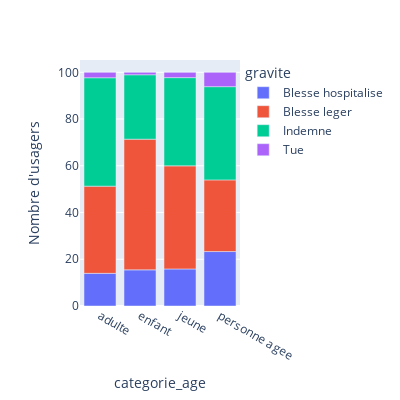
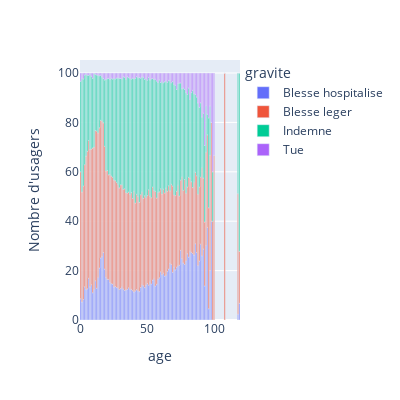

Notebook code cell kept with these figures, in order:
### Code cell
diag_barres_interactif_usagers(df, "categorie_age")
diag_barres_interactif_usagers(df, "age")

### Figure 1 — Plotly figure (JSON) as saved in the notebook; plotly's stock layout.template omitted (floating-point values rounded to 4 significant figures)
{"data": [{"alignmentgroup": "True", "hovertemplate": "gravite=Blesse hospitalise<br>categorie_age=%{x}<br>Nombre d'usagers=%{y}<extra></extra>", "legendgroup": "Blesse hospitalise", "marker": {"color": "#636efa", "pattern": {"shape": ""}}, "name": "Blesse hospitalise", "offsetgroup": "Blesse hospitalise", "orientation": "v", "showlegend": true, "textposition": "auto", "type": "bar", "x": ["adulte", "enfant", "jeune", "personne agee"], "xaxis": "x", "y": [13.98, 15.47, 15.86, 23.3], "yaxis": "y"}, {"alignmentgroup": "True", "hovertemplate": "gravite=Blesse leger<br>categorie_age=%{x}<br>Nombre d'usagers=%{y}<extra></extra>", "legendgroup": "Blesse leger", "marker": {"color": "#EF553B", "pattern": {"shape": ""}}, "name": "Blesse leger", "offsetgroup": "Blesse leger", "orientation": "v", "showlegend": true, "textposition": "auto", "type": "bar", "x": ["adulte", "enfant", "jeune", "personne agee"], "xaxis": "x", "y": [37.3, 55.91, 44.11, 30.66], "yaxis": "y"}, {"alignmentgroup": "True", "hovertemplate": "gravite=Indemne<br>categorie_age=%{x}<br>Nombre d'usagers=%{y}<extra></extra>", "legendgroup": "Indemne", "marker": {"color": "#00cc96", "pattern": {"shape": ""}}, "name": "Indemne", "offsetgroup": "Indemne", "orientation": "v", "showlegend": true, "textposition": "auto", "type": "bar", "x": ["adulte", "enfant", "jeune", "personne agee"], "xaxis": "x", "y": [46.39, 27.56, 37.75, 39.89], "yaxis": "y"}, {"alignmentgroup": "True", "hovertemplate": "gravite=Tue<br>categorie_age=%{x}<br>Nombre d'usagers=%{y}<extra></extra>", "legendgroup": "Tue", "marker": {"color": "#ab63fa", "pattern": {"shape": ""}}, "name": "Tue", "offsetgroup": "Tue", "orientation": "v", "showlegend": true, "textposition": "auto", "type": "bar", "x": ["adulte", "enfant", "jeune", "personne agee"], "xaxis": "x", "y": [2.33, 1.06, 2.27, 6.15], "yaxis": "y"}], "layout": {"barmode": "relative", "height": 400, "legend": {"title": {"text": "gravite"}, "tracegroupgap": 0}, "margin": {"t": 60}, "width": 400, "xaxis": {"anchor": "y", "domain": [0, 1], "title": {"text": "categorie_age"}}, "yaxis": {"anchor": "x", "domain": [0, 1], "title": {"text": "Nombre d'usagers"}}}}

### Figure 2 — Plotly figure (JSON) as saved in the notebook; plotly's stock layout.template omitted (floating-point values rounded to 4 significant figures)
{"data": [{"alignmentgroup": "True", "hovertemplate": "gravite=Blesse hospitalise<br>age=%{x}<br>Nombre d'usagers=%{y}<extra></extra>", "legendgroup": "Blesse hospitalise", "marker": {"color": "#636efa", "pattern": {"shape": ""}}, "name": "Blesse hospitalise", "offsetgroup": "Blesse hospitalise", "orientation": "v", "showlegend": true, "textposition": "auto", "type": "bar", "x": [0, 1, 2, 3, 4, 5, 6, 7, 8, 9, 10, 11, 12, 13, 14, 15, 16, 17, 18, 19, 20, 21, 22, 23, 24, 25, 26, 27, 28, 29, 30, 31, 32, 33, 34, 35, 36, 37, 38, 39, 40, 41, 42, 43, 44, 45, 46, 47, 48, 49, 50, 51, 52, 53, 54, 55, 56, 57, 58, 59, 60, 61, 62, 63, 64, 65, 66, 67, 68, 69, 70, 71, 72, 73, 74, 75, 76, 77, 78, 79, 80, 81, 82, 83, 84, 85, 86, 87, 88, 89, 90, 91, 92, 93, 94, 95, 96, 97, 98, 99, 100, 108, 118, 119], "xaxis": "x", "y": [8.57, 7.27, 8.29, 13.44, 12.3, 12.64, 16.9, 13.44, 14.32, 11.05, 12.38, 15.92, 12.86, 17.25, 21.07, 25.11, 25.79, 27.31, 20.62, 17.29, 16.46, 16.44, 15.25, 14.71, 14.53, 13.35, 13.57, 13.11, 13.09, 12.38, 12.71, 13.5, 12.6, 11.93, 12.25, 12.44, 13.08, 12.4, 12.43, 11.91, 11.32, 11.8, 12.32, 11.88, 11.49, 13.16, 14.42, 13.87, 13.11, 14.16, 14.78, 14.12, 15.52, 14.62, 16.15, 16.85, 13.79, 14.48, 16.64, 17.09, 19.53, 18.4, 18.97, 17.77, 18.15, 19.61, 20.61, 22.95, 22.51, 19.3, 21.5, 20.3, 21.38, 22, 22.18, 28.22, 24.87, 23.09, 22.5, 24.01, 26.83, 25.49, 27.84, 27.37, 26.93, 26.27, 30.9, 27.34, 22.07, 23.89, 30.72, 26.02, 28.75, 13.79, 30.19, 37.5, 4.55, 20, 40, 0, 0, 0, 2.33, 6.77], "yaxis": "y"}, {"alignmentgroup": "True", "hovertemplate": "gravite=Blesse leger<br>age=%{x}<br>Nombre d'usagers=%{y}<extra></extra>", "legendgroup": "Blesse leger", "marker": {"color": "#EF553B", "pattern": {"shape": ""}}, "name": "Blesse leger", "offsetgroup": "Blesse leger", "orientation": "v", "showlegend": true, "textposition": "auto", "type": "bar", "x": [0, 1, 2, 3, 4, 5, 6, 7, 8, 9, 10, 11, 12, 13, 14, 15, 16, 17, 18, 19, 20, 21, 22, 23, 24, 25, 26, 27, 28, 29, 30, 31, 32, 33, 34, 35, 36, 37, 38, 39, 40, 41, 42, 43, 44, 45, 46, 47, 48, 49, 50, 51, 52, 53, 54, 55, 56, 57, 58, 59, 60, 61, 62, 63, 64, 65, 66, 67, 68, 69, 70, 71, 72, 73, 74, 75, 76, 77, 78, 79, 80, 81, 82, 83, 84, 85, 86, 87, 88, 89, 90, 91, 92, 93, 94, 95, 96, 97, 98, 99, 100, 108, 118, 119], "xaxis": "x", "y": [51.43, 44.55, 45.99, 49.46, 54.06, 55.65, 55.79, 55.58, 54.91, 58.58, 57.71, 60.79, 63.69, 58.54, 56.77, 55.74, 54.75, 52.54, 49.72, 43.08, 44.04, 42.33, 43.72, 43.6, 43.27, 43.36, 42.84, 42.61, 41.82, 41.12, 42.07, 41.28, 40.34, 41.22, 39.35, 39.02, 38.73, 38.42, 39.15, 37.3, 40.78, 35.61, 38.59, 38.1, 36.14, 37.59, 37.52, 35.38, 37.16, 35.49, 35.6, 38.6, 34.73, 34.9, 37.71, 35.58, 38.28, 34.91, 34.99, 34.8, 33.61, 32.65, 34.02, 33.68, 35.28, 32.52, 33.75, 29.35, 32.46, 34.98, 29.26, 30.07, 30.73, 32.58, 28.07, 28.4, 33.16, 29.39, 34.38, 27.31, 27.05, 32.28, 29.7, 28.64, 26.68, 29.55, 28.9, 31.09, 28.83, 30, 27.11, 35.77, 28.75, 25.86, 37.74, 37.5, 40.91, 46.67, 40, 40, 66.67, 100, 48.84, 21.05], "yaxis": "y"}, {"alignmentgroup": "True", "hovertemplate": "gravite=Indemne<br>age=%{x}<br>Nombre d'usagers=%{y}<extra></extra>", "legendgroup": "Indemne", "marker": {"color": "#00cc96", "pattern": {"shape": ""}}, "name": "Indemne", "offsetgroup": "Indemne", "orientation": "v", "showlegend": true, "textposition": "auto", "type": "bar", "x": [0, 1, 2, 3, 4, 5, 6, 7, 8, 9, 10, 11, 12, 13, 14, 15, 16, 17, 18, 19, 20, 21, 22, 23, 24, 25, 26, 27, 28, 29, 30, 31, 32, 33, 34, 35, 36, 37, 38, 39, 40, 41, 42, 43, 44, 45, 46, 47, 48, 49, 50, 51, 52, 53, 54, 55, 56, 57, 58, 59, 60, 61, 62, 63, 64, 65, 66, 67, 68, 69, 70, 71, 72, 73, 74, 75, 76, 77, 78, 79, 80, 81, 82, 83, 84, 85, 86, 87, 88, 89, 90, 91, 92, 93, 94, 95, 96, 97, 98, 99, 100, 108, 118, 119], "xaxis": "x", "y": [36.67, 46.06, 43.32, 36.29, 33.18, 30.82, 26.39, 30.52, 29.49, 28.21, 29.71, 22.77, 22.69, 23.26, 21.07, 18.29, 17.87, 17.93, 26.83, 37.1, 37.23, 39.07, 38.37, 39.59, 39.76, 41.2, 41.2, 42.24, 43.06, 44.36, 43.01, 42.88, 45.52, 45.13, 45.87, 47.02, 46.31, 47.11, 45.98, 48.73, 45.59, 50.46, 47.7, 48.08, 50.54, 47.18, 46.55, 49.06, 47.19, 48.14, 46.73, 45.5, 46.93, 48.16, 43.97, 44.95, 45.44, 47.38, 44.52, 45.31, 43.03, 45.65, 43.08, 45, 43.45, 44.11, 42.7, 44.57, 41.11, 42.34, 44.65, 44.68, 41.23, 41.18, 45.71, 39.37, 35.58, 41.41, 36.46, 40.75, 37.47, 36.17, 31.79, 36.06, 39.4, 35.82, 31.56, 31.84, 36.94, 32.22, 30.12, 20.33, 26.25, 31.03, 18.87, 8.33, 36.36, 20, 0, 20, 0, 0, 48.84, 72.18], "yaxis": "y"}, {"alignmentgroup": "True", "hovertemplate": "gravite=Tue<br>age=%{x}<br>Nombre d'usagers=%{y}<extra></extra>", "legendgroup": "Tue", "marker": {"color": "#ab63fa", "pattern": {"shape": ""}}, "name": "Tue", "offsetgroup": "Tue", "orientation": "v", "showlegend": true, "textposition": "auto", "type": "bar", "x": [0, 1, 2, 3, 4, 5, 6, 7, 8, 9, 10, 11, 12, 13, 14, 15, 16, 17, 18, 19, 20, 21, 22, 23, 24, 25, 26, 27, 28, 29, 30, 31, 32, 33, 34, 35, 36, 37, 38, 39, 40, 41, 42, 43, 44, 45, 46, 47, 48, 49, 50, 51, 52, 53, 54, 55, 56, 57, 58, 59, 60, 61, 62, 63, 64, 65, 66, 67, 68, 69, 70, 71, 72, 73, 74, 75, 76, 77, 78, 79, 80, 81, 82, 83, 84, 85, 86, 87, 88, 89, 90, 91, 92, 93, 94, 95, 96, 97, 98, 99, 100, 108, 118, 119], "xaxis": "x", "y": [3.33, 2.12, 2.41, 0.81, 0.46, 0.89, 0.93, 0.46, 1.28, 2.17, 0.19, 0.51, 0.76, 0.95, 1.09, 0.86, 1.58, 2.23, 2.83, 2.53, 2.27, 2.16, 2.66, 2.1, 2.44, 2.1, 2.39, 2.04, 2.03, 2.15, 2.22, 2.34, 1.55, 1.72, 2.53, 1.52, 1.88, 2.07, 2.44, 2.06, 2.3, 2.14, 1.39, 1.95, 1.84, 2.08, 1.51, 1.7, 2.53, 2.21, 2.89, 1.78, 2.82, 2.32, 2.18, 2.63, 2.49, 3.23, 3.85, 2.8, 3.83, 3.29, 3.93, 3.55, 3.12, 3.76, 2.94, 3.14, 3.91, 3.38, 4.58, 4.95, 6.66, 4.23, 4.03, 4.01, 6.39, 6.11, 6.67, 7.93, 8.65, 6.07, 10.67, 7.93, 6.98, 8.36, 8.64, 9.74, 12.16, 13.89, 12.05, 17.89, 16.25, 29.31, 13.21, 16.67, 18.18, 13.33, 20, 40, 33.33, 0, 0, 0], "yaxis": "y"}], "layout": {"barmode": "relative", "height": 400, "legend": {"title": {"text": "gravite"}, "tracegroupgap": 0}, "margin": {"t": 60}, "width": 400, "xaxis": {"anchor": "y", "domain": [0, 1], "title": {"text": "age"}}, "yaxis": {"anchor": "x", "domain": [0, 1], "title": {"text": "Nombre d'usagers"}}}}
